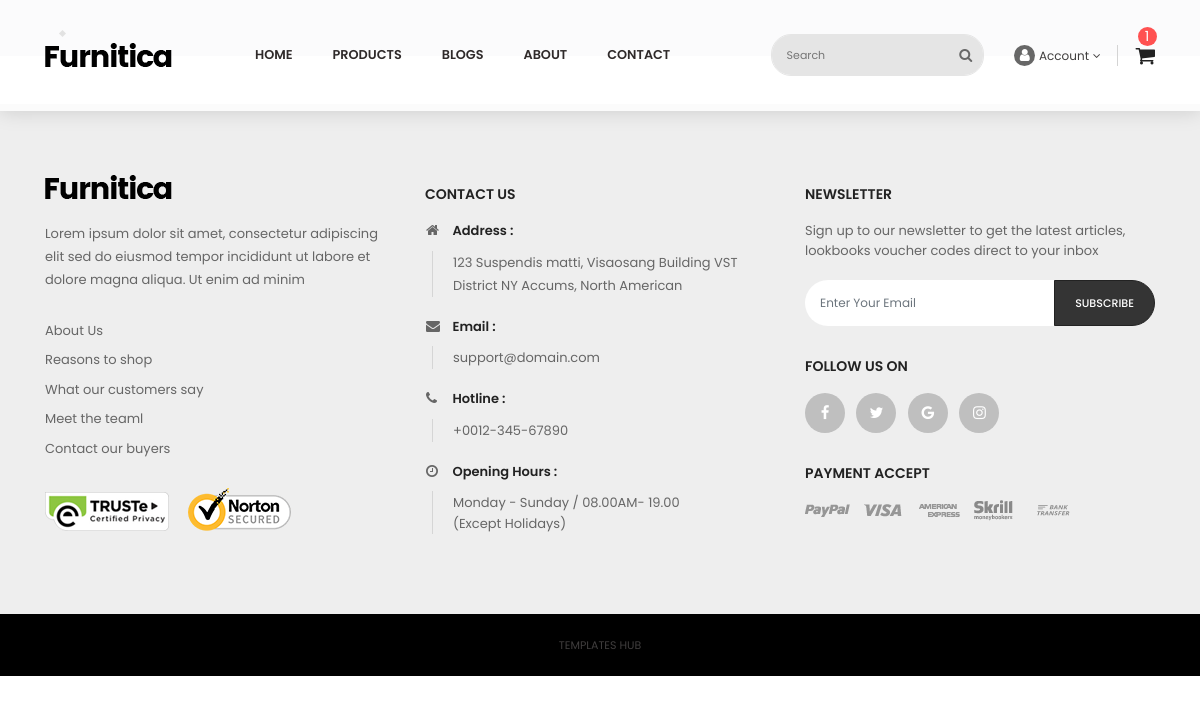
The app's page /en/about/, older data.
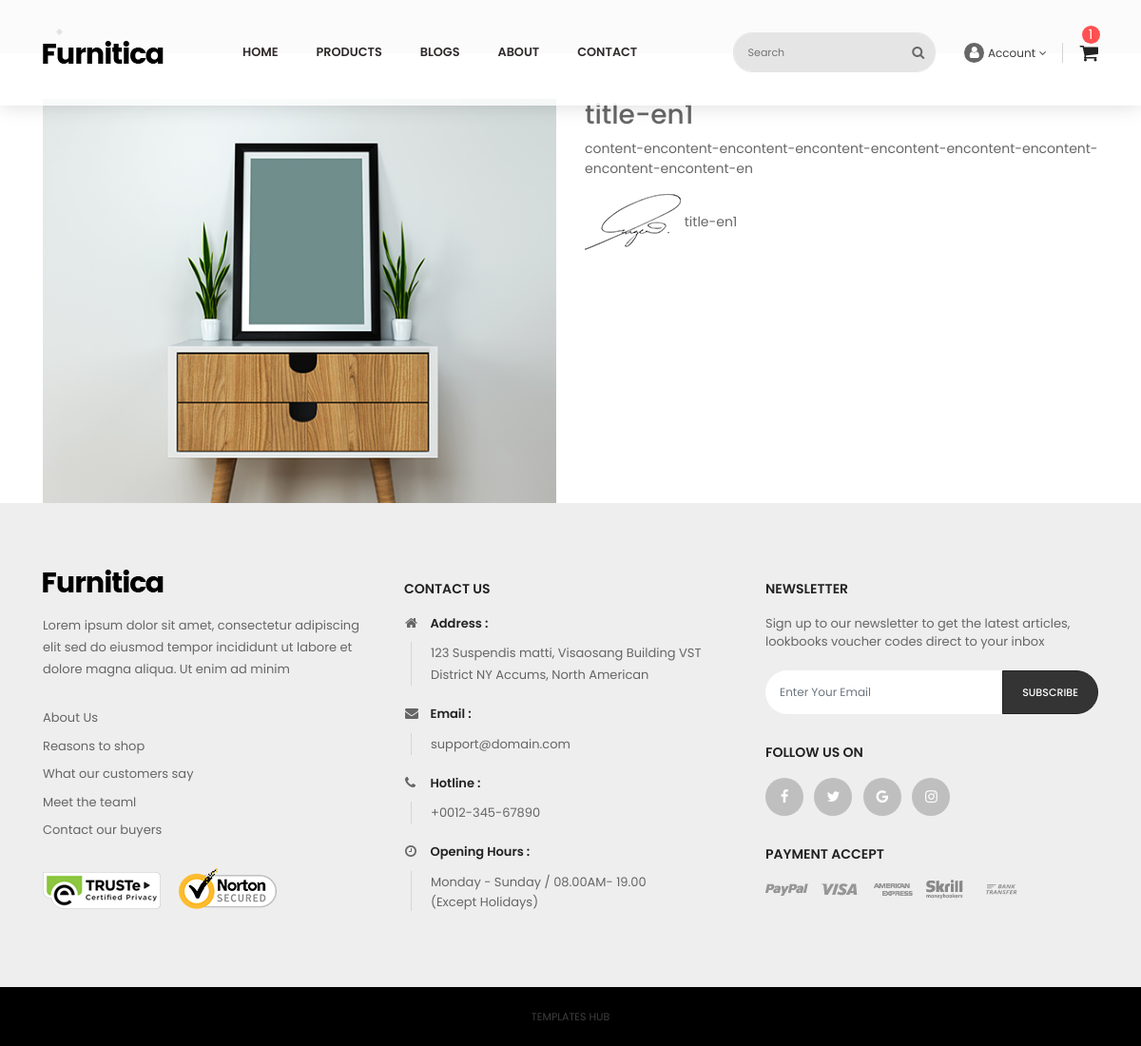
The same page, newer data.
### apps/pages/models.py (models this page shows, shortened)
class BaseModel(models.Model):
    created_at = models.DateTimeField(auto_now_add=True)
    updated_at = models.DateTimeField(auto_now=True)
    class Meta:
        abstract = True

class AboutModel(BaseModel):
    title = models.CharField(max_length=127)
    image = models.ImageField(upload_to='About/')
    content = models.TextField()
    author = models.ForeignKey(AuthorModel,on_delete=models.CASCADE,related_name='blogs')
    class Meta:
        verbose_name='About'
        verbose_name_plural='Abouts'

### apps/pages/views.py (the view)
# urls.py: path('about/',views.about_page_view,name='about'),
def about_page_view(request):
    abouts = AboutModel.objects.all()
    context = {
        'abouts': abouts,
    }
    return render(request, 'about-us.html',context)

### apps/pages/templatetags/my_tags.py (called while the page is built)
@register.simple_tag
def get_full_url(request, lang):
    path = request.path.split('/')
    path[1] = lang
    return '/'.join(path)

### templates/about-us.html (shortened to what this page needs)
{% extends 'layout/base.html' %}
{% load static %}
{% block id %}id=id="about-us" class="blog"{% endblock %}
{% block content %}
		<div class="main-content">
			<div id="wrapper-site">
				<div id="content-wrapper">
                <nav class="breadcrumb-bg">
                    <div class="container no-index">
                        <div class="breadcrumb">
                            <ol>
                            </ol>
                        </div>
                    </div>
                </nav>
                <div id="main">
                    <div class="page-home">
                        <div class="container">
                            <div class="about-us-content">
                                <div class="row">
                                    {% for about in abouts %}
                                        <div class="col-lg-6 col-md-6 col-sm-6 right">
                                            <a href="#">
                                                <img class="img-fluid" src="{{ about.image.url }}" alt="#" />
                                            </a>
                                        </div>
                                        <div class="col-lg-6 col-md-6 col-sm-6 left">
                                        <div class="cms-block f-right">
                                            <h3 class="page-subheading">{{ about.title }}</h3>
                                            <p>{{ about.content }}</p>
                                            <a>
                                                <img class="img-fluid" src="{% static  'img/other/4.png' %}" alt="#" />
                                                <span>{{ about.title }}</span>
                                            </a>
                                        </div>
                                    </div>
                                    {% endfor %}
                                </div>
                            </div>
                        </div>
                    </div>
                </div>
            </div>
        </div>
    </div>
{% endblock %}

Row changes from the older to the newer data that the page shows:
added AboutModel: image (picture), title "title-en1", content "content-encontent-encontent-encontent-encontent-encontent-encontent-encontent-encontent-en"
